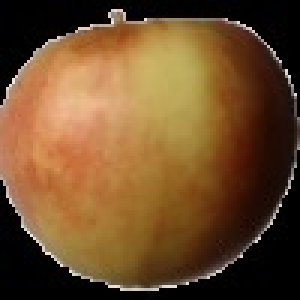
#> input picture dataset1/learn/apple/apple13_a8f2f5466ee74cb194c658fadc0fef94.jpg, 100 x 100 px (shown 3 times larger)
$ python -i Descriptor.py   (imports and definitions only)   (older library calls are emulated)
#> lines starting #> are read from the running program, lines starting #| are printed output that depends on the picture
import cv2
import numpy as np
from skimage.feature import local_binary_pattern


class Descriptor:

    @classmethod
    def _loadImage(cls,imgPath):
        try:
            img = cv2.imread(imgPath,cv2.IMREAD_UNCHANGED)
#> img is the input picture: shape (100, 100, 3); mean B, G, R 43.4, 77.7, 110.8
            img = cv2.resize(img, (100, 100))
        except Exception as e:
            print("Error with: ", imgPath)
            print(str(e))

#         norm_image = cv2.normalize(img, None, alpha=0, beta=1, norm_type=cv2.NORM_MINMAX, dtype=cv2.CV_32F)
        return img

    # [46 lines left out: functions getHOGDescriptor, _getHOGVector, LBP, not called in this run]


    @staticmethod
    def getLocalBinaryPatterns(filename):
        img = Descriptor._loadImage(filename)
        img = cv2.cvtColor(img, cv2.COLOR_BGR2GRAY)
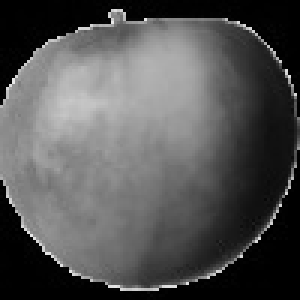
#> img: shape (100, 100) (shown 3 times larger); min 0, max 234, mean 83.7

        radius =2
        points = 8

        dsc = local_binary_pattern(img, points, radius)
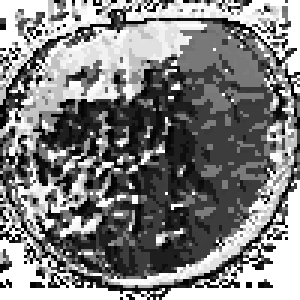
#> dsc: shape (100, 100) float64 (shown 3 times larger); min 0, max 255, mean 127.9

        (hist, aaaa) = np.histogram(dsc.ravel(),
        bins=np.arange(0, 2**points),
        range=(0, dsc.max()+1))
#> hist = 255 values, max 1798 at index 254, min 0 at index 10, mean 39.22; aaaa = 256 values from 0 to 255

        # normalize the histogram
        hist = hist.astype("float")
        hist /= (hist.sum())
#> hist = 255 values, max 0.18 at index 254, min 0 at index 10, mean 0.00392
        return hist

    # [20 lines left out: functions getHistogram, mix, not called in this run]


>>> result = Descriptor().getLocalBinaryPatterns('dataset1/learn/apple/apple13_a8f2f5466ee74cb194c658fadc0fef94.jpg')
#> result has the same summary as hist in getLocalBinaryPatterns

$ run again, on dataset1/learn/apple/apple16_e11565ef545543da8081a5abdc793d65.jpg
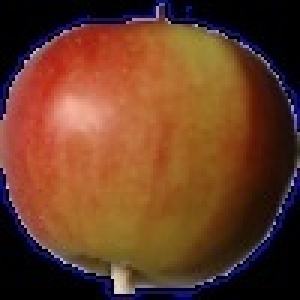
#> input picture dataset1/learn/apple/apple16_e11565ef545543da8081a5abdc793d65.jpg, 100 x 100 px (shown 3 times larger)
#> in _loadImage, img is the input picture: shape (100, 100, 3); mean B, G, R 38.3, 61.1, 105.9
#> in getLocalBinaryPatterns, `img = cv2.cvtColor(img, cv2.COLOR_BGR2GRAY)`:
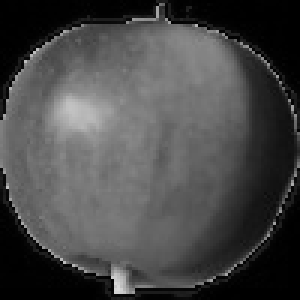
#> img: shape (100, 100) (shown 3 times larger); min 0, max 218, mean 71.9
#> in getLocalBinaryPatterns, `dsc = local_binary_pattern(img, points, radius)`:
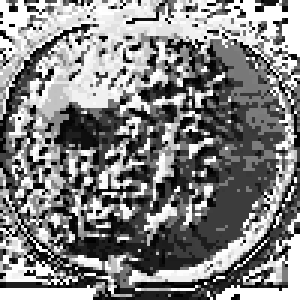
#> dsc: shape (100, 100) float64 (shown 3 times larger); min 0, max 255, mean 130.6
#> in getLocalBinaryPatterns, `(hist, aaaa) = np.histogram(dsc.ravel(), bins=np.arange(0, 2**points),..`: hist = 255 values, max 1462 at index 254, min 0 at index 37, mean 39.22; aaaa = 256 values from 0 to 255
#> in getLocalBinaryPatterns, `hist /= (hist.sum())`: hist = 255 values, max 0.146 at index 254, min 0 at index 37, mean 0.00392
#> result has the same summary as hist in getLocalBinaryPatterns

$ run again, on dataset1/learn/apple/apple18_05bb2a914aa04b4aa16ae7ad2bc0f971.jpg
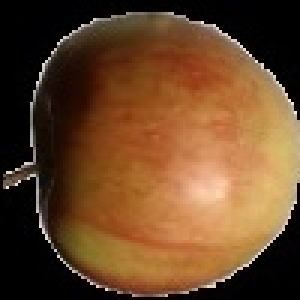
#> input picture dataset1/learn/apple/apple18_05bb2a914aa04b4aa16ae7ad2bc0f971.jpg, 100 x 100 px (shown 3 times larger)
#> in _loadImage, img is the input picture: shape (100, 100, 3); mean B, G, R 39.7, 69.6, 104.7
#> in getLocalBinaryPatterns, `img = cv2.cvtColor(img, cv2.COLOR_BGR2GRAY)`:
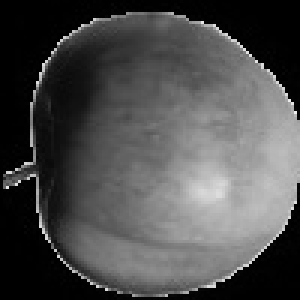
#> img: shape (100, 100) (shown 3 times larger); min 0, max 238, mean 76.7
#> in getLocalBinaryPatterns, `dsc = local_binary_pattern(img, points, radius)`:
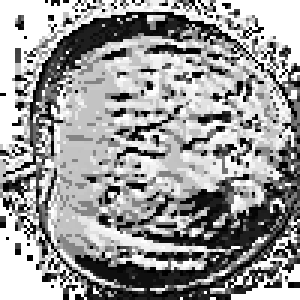
#> dsc: shape (100, 100) float64 (shown 3 times larger); min 0, max 255, mean 154
#> in getLocalBinaryPatterns, `(hist, aaaa) = np.histogram(dsc.ravel(), bins=np.arange(0, 2**points),..`: hist = 255 values, max 1980 at index 254, min 0 at index 42, mean 39.22; aaaa = 256 values from 0 to 255
#> in getLocalBinaryPatterns, `hist /= (hist.sum())`: hist = 255 values, max 0.198 at index 254, min 0 at index 42, mean 0.00392
#> result has the same summary as hist in getLocalBinaryPatterns
